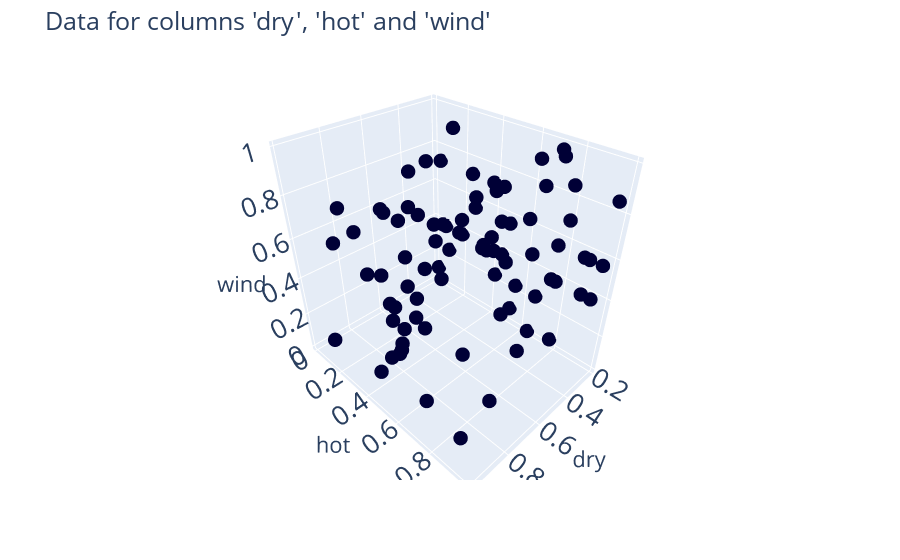

Notebook code for this chart:
### Code cell
# scatter_3d(df.iloc[:,1:])
scatter_3d(df_normalized)
